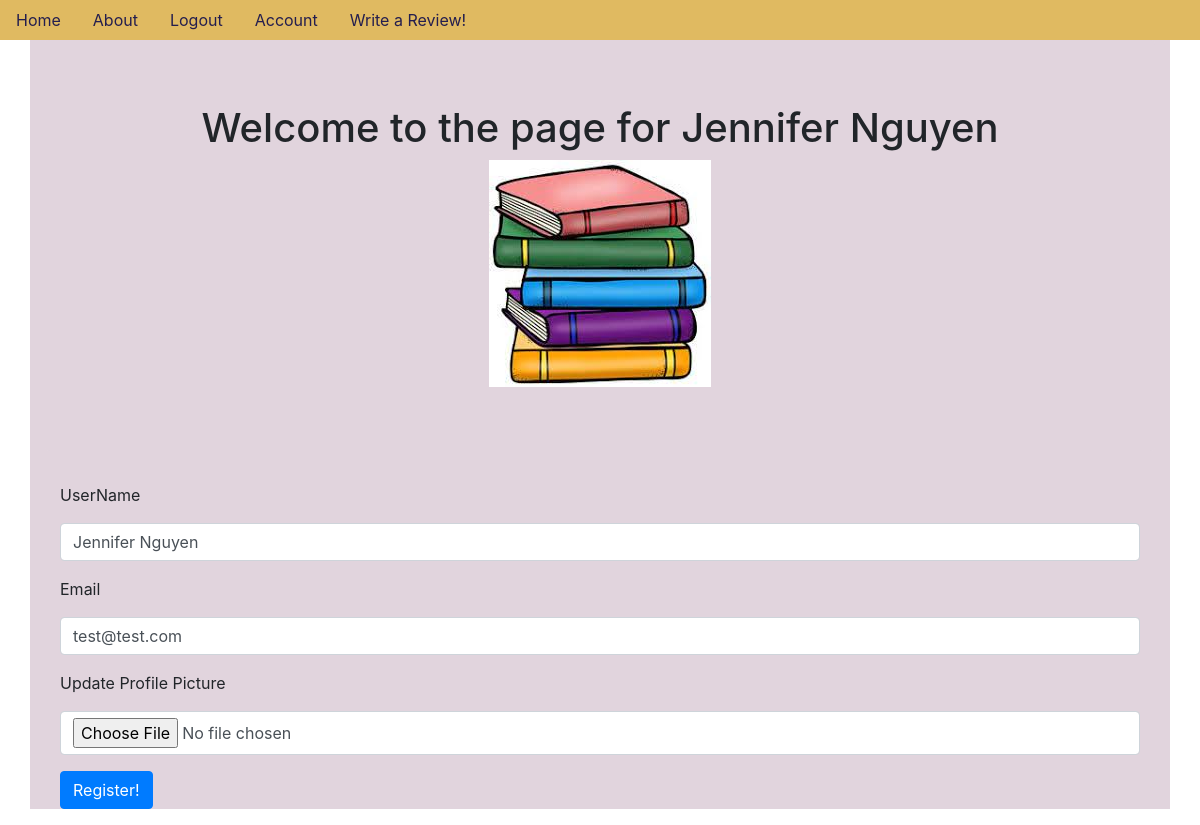
Page /account (signed in) on the committed database.
### bookReviewBlog/models.py (models this page shows, shortened)
class User(db.Model, UserMixin):
    __tablename__ = "users"
    id = db.Column(db.Integer, primary_key=True)
    profile_image = db.Column(db.String(64), nullable=False, default='default_profile.png')
    email = db.Column(db.String(64), unique=True, index=True)
    username =  db.Column(db.String(64), unique=True, index=True)
    password_hash = db.Column(db.String(128))
    posts = db.relationship('BlogPost', backref='author', lazy=True)

### bookReviewBlog/users/views.py (the view)
@users.route('/account', methods=['GET', 'POST'])
@login_required
def account():
    form = UpdateUserForm()
    if form.validate_on_submit():
        if form.picture.data:
            username = current_user.username
            pic = add_profile_pic(form.picture.data, username)
            current_user.profile_image = pic
        current_user.username = form.username.data
        current_user.email = form.email.data
        db.session.commit()
        flash('User Account Updated!')
        return redirect(url_for('users.account'))
    elif request.method == "GET":
        form.username.data = current_user.username
        form.email.data = current_user.email
    profile_image = url_for('static', filename='profilePics/'+current_user.profile_image)
    return render_template('account.html', profile_image=profile_image, form=form)

### bookReviewBlog/users/forms.py (shortened to what this page needs)
class UpdateUserForm(FlaskForm):
    email = StringField('Email', validators=[DataRequired(), Email()])
    username = StringField('UserName', validators=[DataRequired()])
    picture = FileField('Update Profile Picture', validators=[FileAllowed(['jpg', 'png'])])
    submit  = SubmitField('Register!')

### bookReviewBlog/models.py (called while the page is built)
@loginManager.user_loader
def load_user(userId):
    return User.query.get(userId)

### bookReviewBlog/templates/account.html (shortened to what this page needs)
{% extends "base.html" %}
{% block content %}
    <div class="jumbotron" style="background-color: #E1D4DD;">
        <div align='center'>
            <h1>Welcome to the page for {{current_user.username}}</h1>
            <img align='center' src="{{url_for('static', filename='profilePics/'+current_user.profile_image)}}">
        </div>
    </div>
    <div class="container">
        <form method="POST" action="" enctype="multipart/form-data">
            <div class="form-group">
                {{form.username.label(class='form-group')}}{{form.username(class='form-control')}}
            </div>
            <div class="form-group">
                {{form.email.label(class='form-group')}}{{form.email(class='form-control')}}
            </div>
            <div class="form-group">
                {{form.picture.label(class='form-group')}}{{form.picture(class='form-control')}}
            </div>
            <div class="form-group">
                {{form.submit(class='btn btn-primary')}}
            </div>
        </form>
    </div>
{% endblock %}

### rows in the picture
User: username "Jennifer Nguyen", profile_image (placeholder picture), email "test@test.com"
